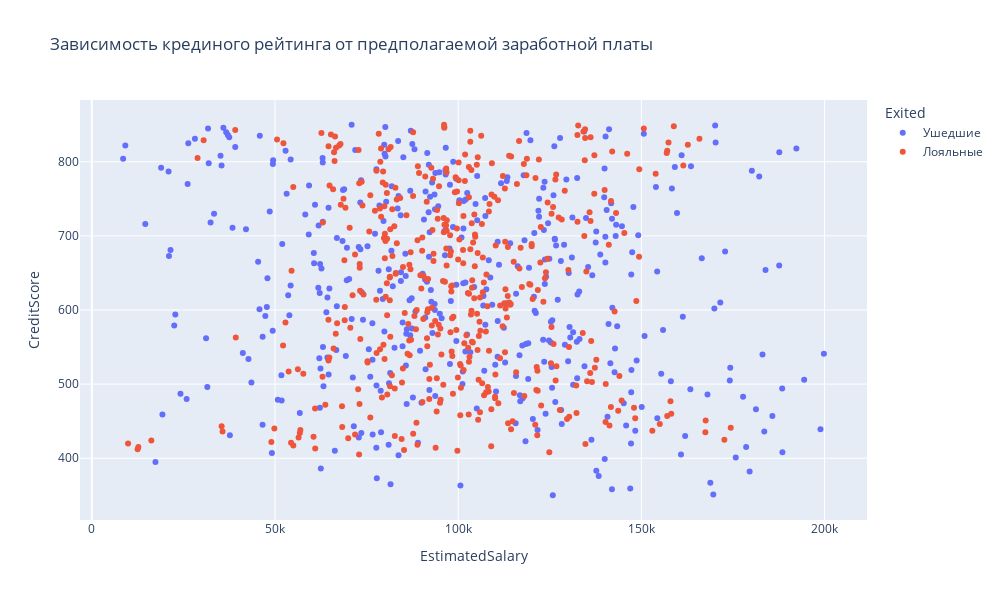

The notebook cell saved with this chart:
### Markdown cell above
## <p style="text-align: center;"> Задание 9.5. </p> ##
Постройте график, который показывает взаимосвязь кредитного рейтинга клиента и его предполагаемой зарплаты. Добавьте расцветку по признаку оттока клиентов. Какова взаимосвязь между признаками? Если не видите явной взаимосвязи, укажите это.

### Code cell
salary_data = churn_df.groupby(['CreditScore', 'Exited'], as_index=False)['EstimatedSalary'].median()
fig = px.scatter(
    salary_data,
    x='EstimatedSalary',
    y='CreditScore',
    color='Exited',
    height=600,
    width=1000,
    title='Зависимость крединого рейтинга от предполагаемой заработной платы'
)
fig.show()

### Figure 1 — Plotly figure (JSON) as saved in the notebook; plotly's stock layout.template omitted (floating-point values rounded to 4 significant figures; data arrays with more than 128 entries replaced by an {"elided": "..."} marker saying what was removed)
{"data": [{"hovertemplate": "Exited=Ушедшие<br>EstimatedSalary=%{x}<br>CreditScore=%{y}<extra></extra>", "legendgroup": "Ушедшие", "marker": {"color": "#636efa", "symbol": "circle"}, "mode": "markers", "name": "Ушедшие", "orientation": "v", "showlegend": true, "type": "scatter", "x": {"elided": "420 float values"}, "xaxis": "x", "y": {"elided": "420 int values"}, "yaxis": "y"}, {"hovertemplate": "Exited=Лояльные<br>EstimatedSalary=%{x}<br>CreditScore=%{y}<extra></extra>", "legendgroup": "Лояльные", "marker": {"color": "#EF553B", "symbol": "circle"}, "mode": "markers", "name": "Лояльные", "orientation": "v", "showlegend": true, "type": "scatter", "x": {"elided": "442 float values"}, "xaxis": "x", "y": {"elided": "442 int values"}, "yaxis": "y"}], "layout": {"height": 600, "legend": {"title": {"text": "Exited"}, "tracegroupgap": 0}, "title": {"text": "Зависимость крединого рейтинга от предполагаемой заработной платы"}, "width": 1000, "xaxis": {"anchor": "y", "domain": [0, 1], "title": {"text": "EstimatedSalary"}}, "yaxis": {"anchor": "x", "domain": [0, 1], "title": {"text": "CreditScore"}}}}
